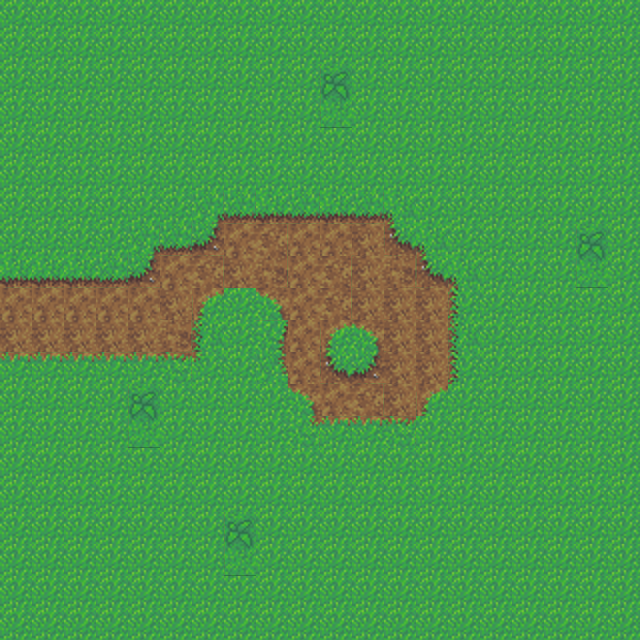

Below is a game level as drawn by its tile map, then a one-line description and the .tmx that defines it (tile-layer data replaced by summaries):
An orthogonal 20x20 tile map with 32x32 px tiles, 1 tile layer (Tile Layer 1).

<map version="1.0" orientation="orthogonal" width="20" height="20" tilewidth="32" tileheight="32">
 <tileset firstgid="1" name="grass-tiles-2-small" tilewidth="32" tileheight="32">
  <image source="tileset/grass-tiles-2-small.png" width="384" height="192" />
 </tileset>
 <layer name="Tile Layer 1" width="20" height="20">
  <data>[400 cells, 400 non-empty, 23 distinct tile ids]</data>
 </layer>
</map>
